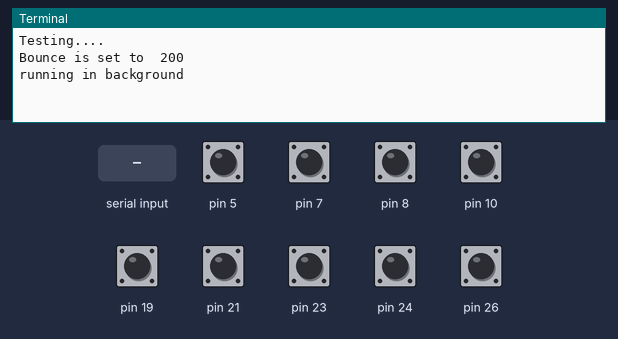
A program run on a simulated Raspberry Pi (header pin numbers). Shown: the last lines printed to the terminal. The test bench sets the inputs (shaded band); at power-on: pin 5, pin 7, pin 8, pin 10, pin 19, pin 21, pin 23, pin 24, pin 26 HIGH. The clock reads 2024-03-15 10:24:30 at power-on unless the program sets it. At 4.5 s the program stops and its outputs stay as they are.

Above: at 1.2 s.
1.3 s: pin 5 pulled LOW for 0.15 s
At 2.2 s:
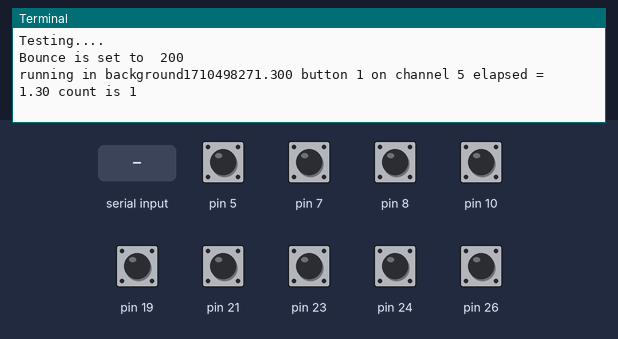
2.9 s: pin 7 pulled LOW for 0.15 s
At 3.5 s:
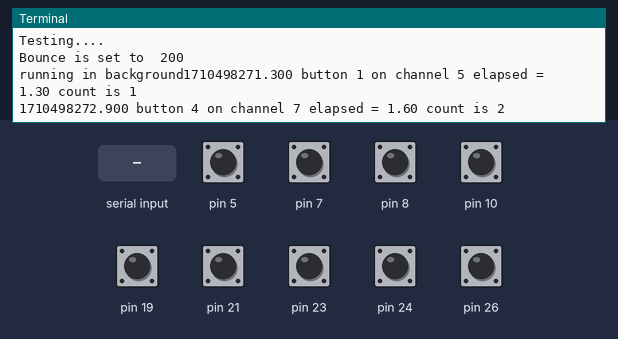
4.5 s: "1" typed at the terminal, then Enter
At 5.7 s:
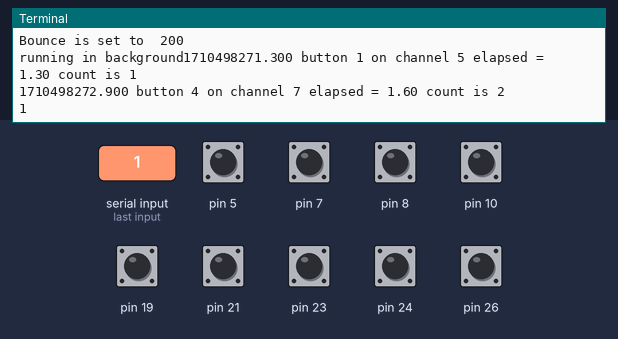

Measured:
- after the input at 1.3 s, the terminal: prints a new line at once (image 1)
- after the input at 2.9 s, the terminal: prints a new line at once (image 2)
- after the input at 4.5 s, the terminal: prints a new line at once (image 3)

The program:

EventButtonTest.py
```python
import RPi.GPIO as io
import time
import random
import sys
import os
import Queue
import threading
import argparse

class EventButtonTest(object):
    """ mostly copied from PiHardware"""

    def button_pressed(channel):
        EventButtonTest.me().pressed(channel)

    button_pressed = staticmethod(button_pressed)

    def me():
        return __me
    me = staticmethod(me)

    def __init__(self,bounce):
        global __me
        __me = self
        self.plate1 = 5
        self.plate2 = 23
        self.plate3 = 10
        self.plate4 = 7
        self.plate5 = 21
        self.plate6 = 19
        self.plate7 = 26
        self.plate8 = 24
        self.plate9 = 8

        self.plates = [ self.plate1, self.plate2, self.plate3, self.plate4, self.plate5, self.plate6, self.plate7, self.plate8, self.plate9 ]

        for (i,b) in enumerate(self.plates):
            io.setup(b,io.IN, pull_up_down=io.PUD_UP)
            io.add_event_detect(b,io.FALLING,\
                                callback=EventButtonTest.button_pressed,bouncetime=bounce) # 100 caused problems, 200 ok

        self._buttonQ = Queue.Queue()
        self._event = threading.Event()
        self._last = time.time()
        self._count = 0
        self._falseCount = 0

    def pressed(self,channel):
        button = self.plates.index(channel)+1
        if not io.input(channel):
            self._buttonQ.put(button)
            self._event.set()
            now = time.time()
            self._count += 1
            print "%.3f button %d on channel %d elapsed = %.2f count is %d" % (time.time(),button,channel,now - self._last, self._count)
            self._last = now

        else:
            self._falseCount += 1
            print "%.3f FALSE button %d on channel %d count is %d" % (time.time(),button,channel,self._falseCount)

if __name__ == '__main__':
    import RPi.GPIO as io
    print "Testing...."

    """
    Bounce: When hammering it n times:  n/<hit>/<falsehit>
    Get extras
    0: 10/24/34
    50 10/14/9
    75 10/14/7

    Ok
    *100 50/50/28
    *150 50/50/18

    Lose some
    200 10/7/4
    250 10/5/3

    """

    parser = argparse.ArgumentParser(description='Button testing with bounce')
    parser.add_argument('-b','--bounce',type=int,default=200)

    args = parser.parse_args()

    print 'Bounce is set to ',args.bounce

    io.setmode(io.BOARD)

    b = EventButtonTest(args.bounce)

    raw_input("running in background")


       
```
